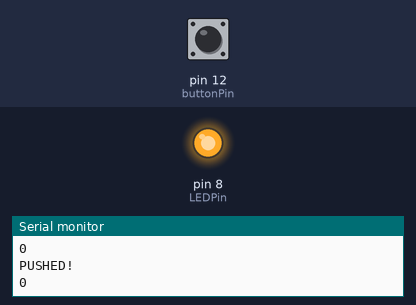
A sketch run on a simulated Arduino Uno, built with avr-gcc and run on an emulated ATmega328P. Parts: output pins drawn as LEDs (lit = HIGH), the last lines printed to the serial monitor. Inputs (shaded band) come from the test bench; at power-on: pin 12 (buttonPin) LOW.

Above: at 1.8 s.
1.9 s: pin 12 (buttonPin) pulled HIGH for 0.6 s
At 2.9 s:
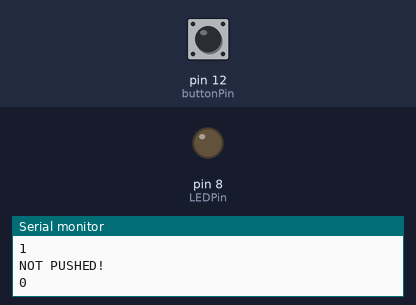
4.0 s: pin 12 (buttonPin) pulled HIGH for 3.2 s
At 8.6 s:
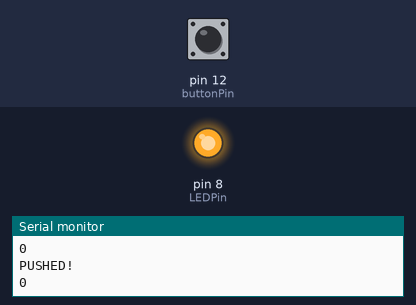
Timing chart, 0 to 10.1 s (numbered marks = the images above; inputs shaded):
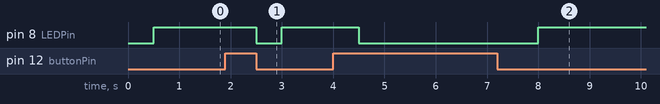

Measured:
- after the input at 1.9 s, pin 8 (LEDPin): HIGH → LOW after 0.60 s, → HIGH 0.50 s later
- after the input at 4.0 s, pin 8 (LEDPin): HIGH → LOW after 0.50 s, → HIGH 3.5 s later

The sketch:

PullUpResistorWithLED.ino
```cpp
//Program to demonstrate Pull Up resistor with LED.

//Required parameters
int LEDPin = 8;
int buttonPin = 12;
int buttonread;
int wait = 500;


void setup() {
  // put your setup code here, to run once:

//Setting up pins and serial monitor.
Serial.begin(9600);
pinMode(LEDPin,OUTPUT);
pinMode(buttonPin,INPUT);
}

void loop() {
  // put your main code here, to run repeatedly:

//reading from the button
buttonread = digitalRead(buttonPin);
Serial.println(buttonread);
delay(wait);

//Logic
//LED turns on if button is pushed. Off if button is not pushed.
if(buttonread == 1){
  digitalWrite(LEDPin,LOW);
  Serial.println("NOT PUSHED!");
}
else{
  digitalWrite(LEDPin,HIGH);
  Serial.println("PUSHED!");
}
}
```
